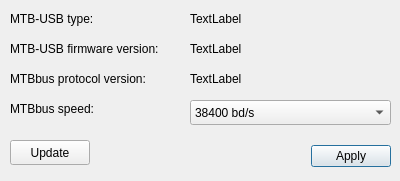
<?xml version="1.0" encoding="UTF-8"?>
<ui version="4.0">
 <class>MtbUsbDialog</class>
 <widget class="QDialog" name="MtbUsbDialog">
  <property name="geometry">
   <rect>
    <x>0</x>
    <y>0</y>
    <width>400</width>
    <height>181</height>
   </rect>
  </property>
  <property name="windowTitle">
   <string>MTB-USB</string>
  </property>
  <widget class="QDialogButtonBox" name="bb_main">
   <property name="geometry">
    <rect>
     <x>200</x>
     <y>140</y>
     <width>191</width>
     <height>32</height>
    </rect>
   </property>
   <property name="orientation">
    <enum>Qt::Horizontal</enum>
   </property>
   <property name="standardButtons">
    <set>QDialogButtonBox::Apply</set>
   </property>
  </widget>
  <widget class="QLabel" name="label">
   <property name="geometry">
    <rect>
     <x>10</x>
     <y>10</y>
     <width>171</width>
     <height>17</height>
    </rect>
   </property>
   <property name="text">
    <string>MTB-USB type:</string>
   </property>
  </widget>
  <widget class="QLabel" name="l_type">
   <property name="geometry">
    <rect>
     <x>190</x>
     <y>10</y>
     <width>54</width>
     <height>17</height>
    </rect>
   </property>
   <property name="text">
    <string>TextLabel</string>
   </property>
  </widget>
  <widget class="QLabel" name="label_2">
   <property name="geometry">
    <rect>
     <x>10</x>
     <y>40</y>
     <width>171</width>
     <height>17</height>
    </rect>
   </property>
   <property name="text">
    <string>MTB-USB firmware version:</string>
   </property>
  </widget>
  <widget class="QLabel" name="label_3">
   <property name="geometry">
    <rect>
     <x>10</x>
     <y>70</y>
     <width>171</width>
     <height>17</height>
    </rect>
   </property>
   <property name="text">
    <string>MTBbus protocol version:</string>
   </property>
  </widget>
  <widget class="QLabel" name="label_4">
   <property name="geometry">
    <rect>
     <x>10</x>
     <y>100</y>
     <width>171</width>
     <height>17</height>
    </rect>
   </property>
   <property name="text">
    <string>MTBbus speed:</string>
   </property>
  </widget>
  <widget class="QLabel" name="l_fw_version">
   <property name="geometry">
    <rect>
     <x>190</x>
     <y>40</y>
     <width>54</width>
     <height>17</height>
    </rect>
   </property>
   <property name="text">
    <string>TextLabel</string>
   </property>
  </widget>
  <widget class="QLabel" name="l_protocol_version">
   <property name="geometry">
    <rect>
     <x>190</x>
     <y>70</y>
     <width>54</width>
     <height>17</height>
    </rect>
   </property>
   <property name="text">
    <string>TextLabel</string>
   </property>
  </widget>
  <widget class="QComboBox" name="cb_speed">
   <property name="geometry">
    <rect>
     <x>190</x>
     <y>100</y>
     <width>201</width>
     <height>25</height>
    </rect>
   </property>
   <item>
    <property name="text">
     <string>38400 bd/s</string>
    </property>
   </item>
   <item>
    <property name="text">
     <string>57600 bd/s</string>
    </property>
   </item>
   <item>
    <property name="text">
     <string>115200 bd/s</string>
    </property>
   </item>
   <item>
    <property name="text">
     <string>230400 bd/s</string>
    </property>
   </item>
  </widget>
  <widget class="QPushButton" name="b_update">
   <property name="geometry">
    <rect>
     <x>10</x>
     <y>140</y>
     <width>80</width>
     <height>25</height>
    </rect>
   </property>
   <property name="text">
    <string>Update</string>
   </property>
  </widget>
 </widget>
 <resources/>
 <connections>
  <connection>
   <sender>bb_main</sender>
   <signal>rejected()</signal>
   <receiver>MtbUsbDialog</receiver>
   <slot>reject()</slot>
   <hints>
    <hint type="sourcelabel">
     <x>316</x>
     <y>260</y>
    </hint>
    <hint type="destinationlabel">
     <x>286</x>
     <y>274</y>
    </hint>
   </hints>
  </connection>
  <connection>
   <sender>bb_main</sender>
   <signal>accepted()</signal>
   <receiver>MtbUsbDialog</receiver>
   <slot>accept()</slot>
   <hints>
    <hint type="sourcelabel">
     <x>248</x>
     <y>254</y>
    </hint>
    <hint type="destinationlabel">
     <x>157</x>
     <y>274</y>
    </hint>
   </hints>
  </connection>
 </connections>
</ui>
